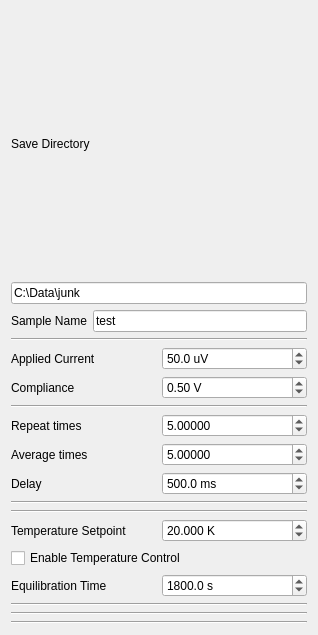
<?xml version="1.0" encoding="UTF-8"?>
<ui version="4.0">
 <class>Form</class>
 <widget class="QWidget" name="Form">
  <property name="geometry">
   <rect>
    <x>0</x>
    <y>0</y>
    <width>318</width>
    <height>635</height>
   </rect>
  </property>
  <property name="windowTitle">
   <string>Form</string>
  </property>
  <layout class="QVBoxLayout" name="verticalLayout">
   <item>
    <layout class="QGridLayout" name="save_params">
     <item row="0" column="0" colspan="2">
      <widget class="QLabel" name="label_8">
       <property name="text">
        <string>Save Directory</string>
       </property>
      </widget>
     </item>
     <item row="1" column="0" colspan="2">
      <widget class="QLineEdit" name="folder">
       <property name="text">
        <string>C:\Data\junk</string>
       </property>
       <property name="placeholderText">
        <string>C:\Users\</string>
       </property>
      </widget>
     </item>
     <item row="2" column="1">
      <widget class="QLineEdit" name="sample_name">
       <property name="text">
        <string>test</string>
       </property>
       <property name="placeholderText">
        <string>test</string>
       </property>
      </widget>
     </item>
     <item row="2" column="0">
      <widget class="QLabel" name="label_12">
       <property name="enabled">
        <bool>true</bool>
       </property>
       <property name="text">
        <string>Sample Name</string>
       </property>
      </widget>
     </item>
    </layout>
   </item>
   <item>
    <widget class="Line" name="line_3">
     <property name="orientation">
      <enum>Qt::Horizontal</enum>
     </property>
    </widget>
   </item>
   <item>
    <layout class="QGridLayout" name="lockin_params">
     <item row="1" column="0">
      <widget class="QLabel" name="label_2">
       <property name="text">
        <string>Compliance</string>
       </property>
      </widget>
     </item>
     <item row="0" column="1">
      <widget class="QDoubleSpinBox" name="applied_current">
       <property name="suffix">
        <string> uV</string>
       </property>
       <property name="decimals">
        <number>1</number>
       </property>
       <property name="maximum">
        <double>1000.000000000000000</double>
       </property>
       <property name="singleStep">
        <double>1.000000000000000</double>
       </property>
       <property name="value">
        <double>50.000000000000000</double>
       </property>
      </widget>
     </item>
     <item row="0" column="0">
      <widget class="QLabel" name="label">
       <property name="text">
        <string>Applied Current</string>
       </property>
      </widget>
     </item>
     <item row="1" column="1">
      <widget class="QDoubleSpinBox" name="compliance">
       <property name="suffix">
        <string> V</string>
       </property>
       <property name="maximum">
        <double>5.000000000000000</double>
       </property>
       <property name="value">
        <double>0.500000000000000</double>
       </property>
      </widget>
     </item>
    </layout>
   </item>
   <item>
    <widget class="Line" name="line">
     <property name="orientation">
      <enum>Qt::Horizontal</enum>
     </property>
    </widget>
   </item>
   <item>
    <layout class="QGridLayout" name="initial_params">
     <item row="1" column="0">
      <widget class="QLabel" name="label_19">
       <property name="text">
        <string>Average times</string>
       </property>
      </widget>
     </item>
     <item row="2" column="1">
      <widget class="QDoubleSpinBox" name="delay">
       <property name="suffix">
        <string> ms</string>
       </property>
       <property name="decimals">
        <number>1</number>
       </property>
       <property name="maximum">
        <double>50000.000000000000000</double>
       </property>
       <property name="value">
        <double>500.000000000000000</double>
       </property>
      </widget>
     </item>
     <item row="1" column="1">
      <widget class="QDoubleSpinBox" name="average">
       <property name="suffix">
        <string/>
       </property>
       <property name="decimals">
        <number>5</number>
       </property>
       <property name="minimum">
        <double>0.000000000000000</double>
       </property>
       <property name="maximum">
        <double>1000.000000000000000</double>
       </property>
       <property name="singleStep">
        <double>0.000010000000000</double>
       </property>
       <property name="value">
        <double>5.000000000000000</double>
       </property>
      </widget>
     </item>
     <item row="2" column="0">
      <widget class="QLabel" name="label_15">
       <property name="text">
        <string>Delay</string>
       </property>
      </widget>
     </item>
     <item row="0" column="0">
      <widget class="QLabel" name="label_14">
       <property name="text">
        <string>Repeat times</string>
       </property>
      </widget>
     </item>
     <item row="0" column="1">
      <widget class="QDoubleSpinBox" name="repeat">
       <property name="suffix">
        <string/>
       </property>
       <property name="decimals">
        <number>5</number>
       </property>
       <property name="minimum">
        <double>0.000000000000000</double>
       </property>
       <property name="maximum">
        <double>1000.000000000000000</double>
       </property>
       <property name="singleStep">
        <double>0.000010000000000</double>
       </property>
       <property name="value">
        <double>5.000000000000000</double>
       </property>
      </widget>
     </item>
    </layout>
   </item>
   <item>
    <widget class="Line" name="line_4">
     <property name="orientation">
      <enum>Qt::Horizontal</enum>
     </property>
    </widget>
   </item>
   <item>
    <widget class="Line" name="line_2">
     <property name="orientation">
      <enum>Qt::Horizontal</enum>
     </property>
    </widget>
   </item>
   <item>
    <layout class="QGridLayout" name="gridLayout_3">
     <item row="0" column="1">
      <widget class="QDoubleSpinBox" name="temp_setpoint">
       <property name="suffix">
        <string> K</string>
       </property>
       <property name="decimals">
        <number>3</number>
       </property>
       <property name="maximum">
        <double>999.000000000000000</double>
       </property>
       <property name="singleStep">
        <double>0.500000000000000</double>
       </property>
       <property name="value">
        <double>20.000000000000000</double>
       </property>
      </widget>
     </item>
     <item row="0" column="0">
      <widget class="QLabel" name="label_13">
       <property name="text">
        <string>Temperature Setpoint</string>
       </property>
      </widget>
     </item>
     <item row="2" column="0">
      <widget class="QLabel" name="label_16">
       <property name="text">
        <string>Equilibration Time</string>
       </property>
      </widget>
     </item>
     <item row="2" column="1">
      <widget class="QDoubleSpinBox" name="temp_eq_time">
       <property name="suffix">
        <string> s</string>
       </property>
       <property name="decimals">
        <number>1</number>
       </property>
       <property name="maximum">
        <double>99999.000000000000000</double>
       </property>
       <property name="value">
        <double>1800.000000000000000</double>
       </property>
      </widget>
     </item>
     <item row="1" column="0" colspan="2">
      <widget class="QCheckBox" name="control_temp">
       <property name="text">
        <string>Enable Temperature Control</string>
       </property>
      </widget>
     </item>
    </layout>
   </item>
   <item>
    <widget class="Line" name="line_6">
     <property name="orientation">
      <enum>Qt::Horizontal</enum>
     </property>
    </widget>
   </item>
   <item>
    <widget class="Line" name="line_5">
     <property name="orientation">
      <enum>Qt::Horizontal</enum>
     </property>
    </widget>
   </item>
   <item>
    <widget class="Line" name="line_7">
     <property name="orientation">
      <enum>Qt::Horizontal</enum>
     </property>
    </widget>
   </item>
  </layout>
 </widget>
 <resources/>
 <connections/>
</ui>
